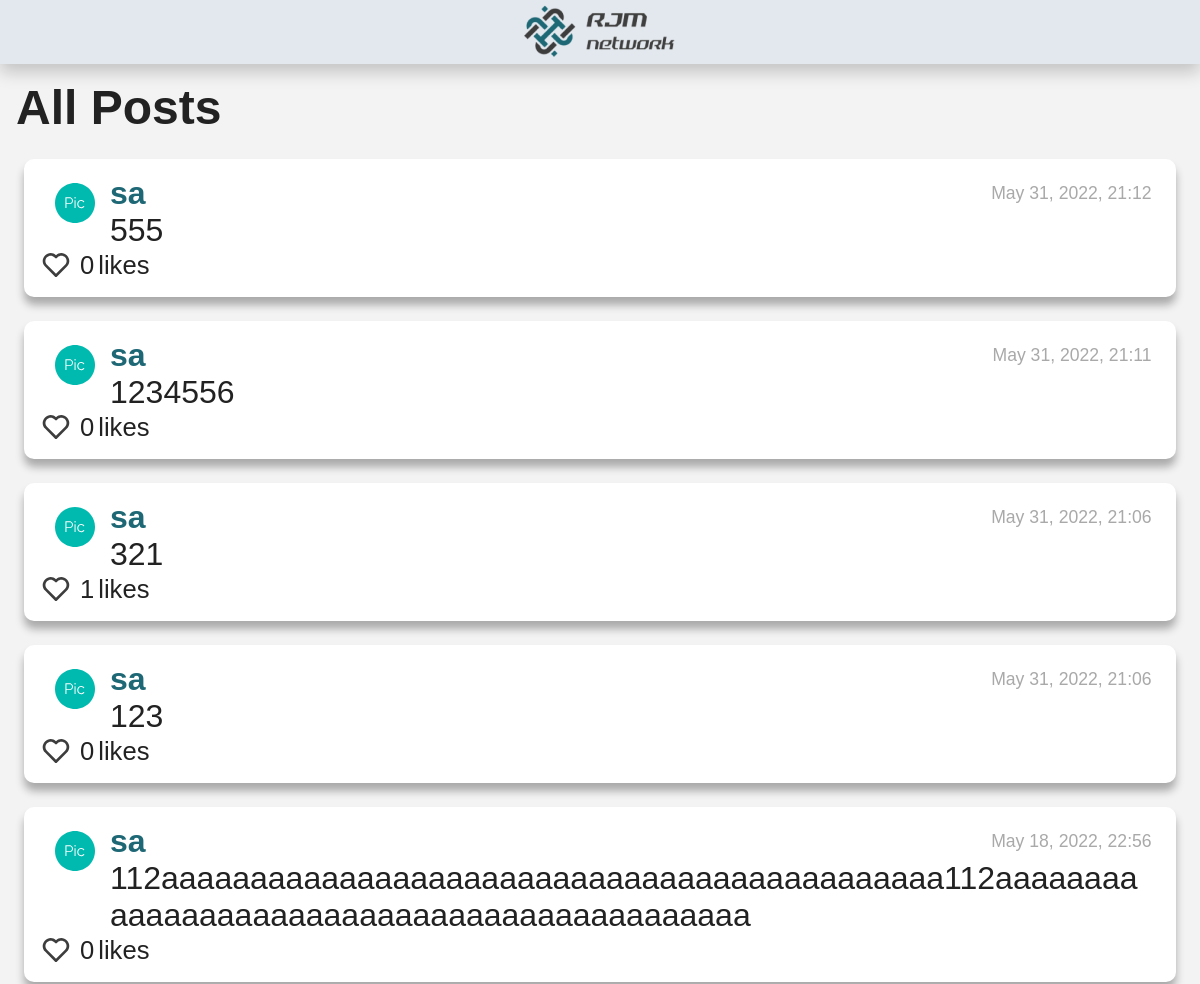
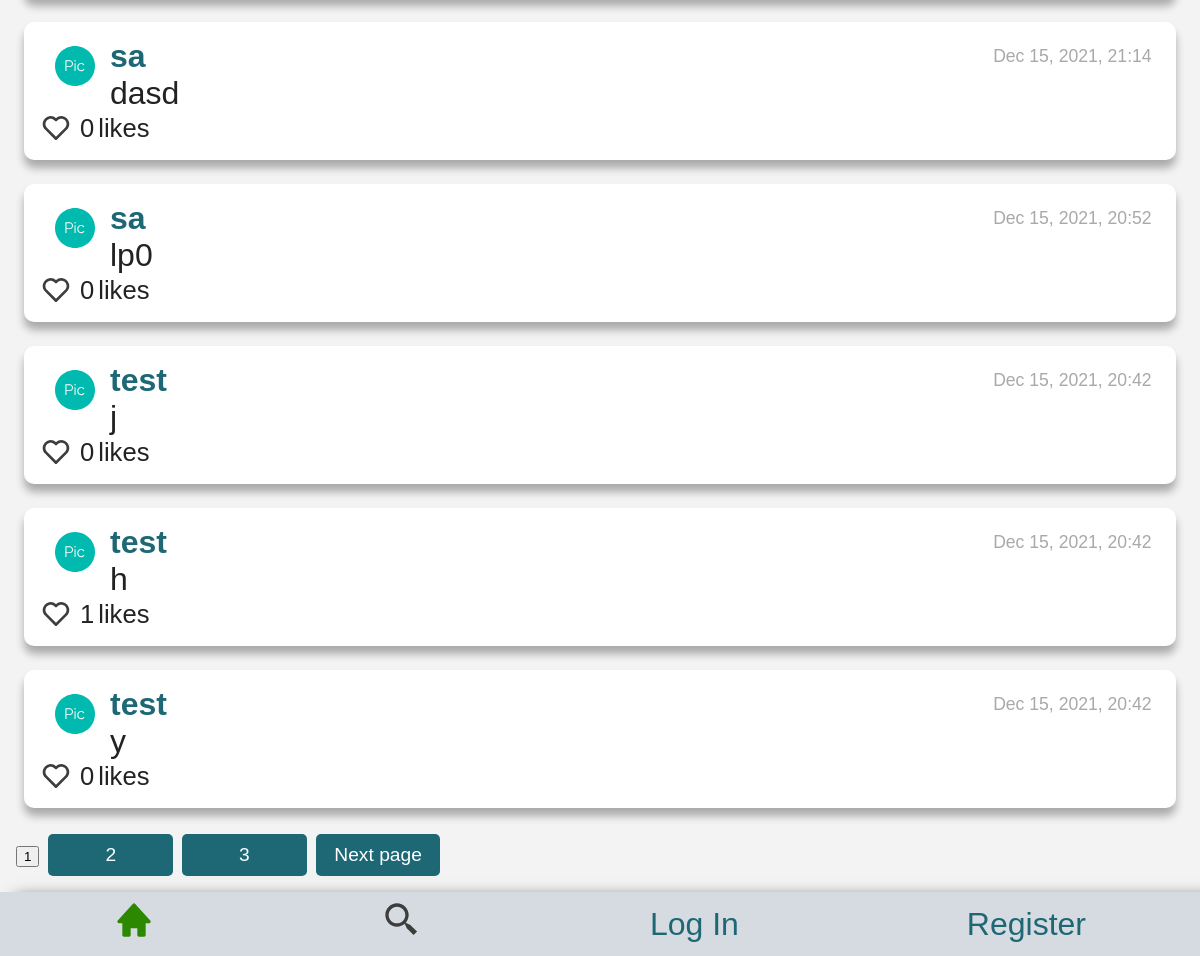
The page / on the database its author committed (2 pictures, top to bottom).
### network/models.py (models this page shows, shortened)
class NewPost(models.Model):
    poster = models.ForeignKey(User, on_delete=models.PROTECT, related_name="posts_posted")
    description = models.TextField(blank=False)
    date_added = models.DateTimeField(auto_now_add=True)

class User(AbstractUser):
    pass

### network/views.py (the view)
# urls.py: path("", views.index, name="index"),
def index(request):
    all_posts = NewPost.objects.select_related('poster')
    total_posts=all_posts.count()
    total_pages=math.ceil(total_posts/10)
    list_total_pages = []
    for i in range(2, total_pages+1):
        list_total_pages.append(i)
    all_posts = all_posts.order_by("-date_added")[:10]
    all_likers = Likers.objects.all()
    for post in all_posts:
        post.date_added = (post.date_added.strftime("%b %d, %Y, %H:%M"))
        post.number_likes=0
        likers = all_likers.filter(post=post.id)
        likers_id = []
        for each_liker in likers:
            post.likers = each_liker.liker.all()
            post.number_likes = each_liker.liker.count()
            for each in each_liker.liker.all():
                likers_id.append(each.id)
            post.likers_id = likers_id
    return render(request, "network/index.html", {
        "all_posts": all_posts,
        "list_total_pages":list_total_pages,
    })

### network/templates/network/index.html (shortened to what this page needs)
{% extends "network/layout.html" %}
{% load static %}
{% block body %}
    <h3> All Posts</h3>
    <div id="all_posts_view">
        <div id="page_0">
            {% if all_posts %}
                {% for post in all_posts %}
                    <div id="posts_style">
                        <div id="posts-flex-order">
                            <div id="posts-flex-order-child1">
                            </div>
                            <div id="posts-flex-order-child2">
                                <div id="posts-first-line">
                                    <a id="profile"  href="profile/{{ post.poster.id }}">{{ post.poster }}</a>
                                    <div id="post-{{post.date_added}}" class="date_post"> {{ post.date_added }}</div>
                                </div>
                                <div id="post-description-{{post.id}}" class="description_post"> {{ post.description }} </div>
                            </div>
                        </div>
                        <div id="like_complete">
                            {% if user.id in post.likers_id %}
                                <button class="yes_button" id="like-btn-{{post.id}}" value="heart_full" onclick="like('{{ post.id }}')">
                                    <svg id="heart-img-{{ post.id }}" alt="jacket" width="40" height="40" viewBox="0 0 40 40" fill="none" xmlns="http://www.w3.org/2000/svg">
                                        <path d="M33.6751 7.9851C32.7561 7.05963 31.6632 6.32493 30.4593 5.82324C29.2555 5.32155 27.9643 5.06277 26.6601 5.06177C24.1931 5.06217 21.8162 5.98889 20 7.65843C18.1841 5.98861 15.8071 5.06185 13.34 5.06177C12.0343 5.06313 10.7417 5.3227 9.53661 5.82555C8.33155 6.3284 7.23783 7.06459 6.31838 7.99177C2.39672 11.9301 2.39838 18.0901 6.32172 22.0118L20 35.6901L33.6784 22.0118C37.6017 18.0901 37.6034 11.9301 33.6751 7.9851Z" fill="#DA2D57"/>
                                    </svg>
                                </button>
                            {% else %}
                                <button class="yes_button" id="like-btn-{{post.id}}" value="heart_empty"  onclick="like('{{ post.id }}')">
                                    <svg id="heart-img-{{ post.id }}" alt="jacket" width="40" height="40" viewBox="0 0 40 40" fill="none" xmlns="http://www.w3.org/2000/svg">
                                        <path d="M20 7.65843C18.1841 5.98861 15.8071 5.06185 13.34 5.06177C12.0343 5.06313 10.7417 5.3227 9.53661 5.82555C8.33155 6.3284 7.23783 7.06459 6.31838 7.99177C2.39672 11.9301 2.39838 18.0901 6.32172 22.0118L18.5417 34.2318C18.825 34.7301 19.3717 35.0518 20 35.0518C20.258 35.0493 20.5119 34.9863 20.7411 34.8679C20.9704 34.7495 21.1686 34.579 21.32 34.3701L33.6784 22.0118C37.6017 18.0884 37.6017 11.9301 33.675 7.9851C32.7561 7.05963 31.6632 6.32493 30.4593 5.82324C29.2555 5.32155 27.9643 5.06277 26.66 5.06177C24.1931 5.06217 21.8162 5.98889 20 7.65843ZM31.3184 10.3418C33.9234 12.9601 33.925 17.0501 31.3217 19.6551L20 30.9768L8.67838 19.6551C6.07505 17.0501 6.07672 12.9601 8.67505 10.3484C9.94172 9.08843 11.5984 8.3951 13.34 8.3951C15.0817 8.3951 16.7317 9.08843 17.9884 10.3451L18.8217 11.1784C18.9764 11.3333 19.16 11.4562 19.3622 11.5401C19.5644 11.6239 19.7812 11.6671 20 11.6671C20.2189 11.6671 20.4357 11.6239 20.6379 11.5401C20.8401 11.4562 21.0237 11.3333 21.1784 11.1784L22.0117 10.3451C24.5317 7.8301 28.8017 7.83677 31.3184 10.3418Z" fill="#3D3D3D"/>
                                    </svg>
                                </button>
                            {% endif %}
                            <div id="like-count-{{post.id}}" class="d-inline-block">{{post.number_likes}}</div> likes
                        </div>
                    </div>
                {% endfor %}
                <div id="id_page_buttons">
                    <button id="selected_button" class="no-button" > 1 </button>
                    {% if list_total_pages %}
                        {% for page in list_total_pages %}
                            <button class="page_button"  id="not_selected_button" onclick="pages('{{user.id}}', 0, '{{page}}'-1)">{{page}}</button>
                        {% endfor %}
                        <button class="page_button" onclick="pages('{{user.id}}', 0, 1)">Next page</button>
                    {% endif %}
                </div>
            {% else %}
                    <li>no post</li>
            {% endif %}
        </div>
    </div>
{% endblock %}

### network/static/network/styles.css (style rules this page uses)
#posts-flex-order { display: flex; flex-direction: row; }
#posts-flex-order-child1 { width: 70px; }
#posts-flex-order-child1 #dropbtn-profile { display: block; margin: auto; margin-top: 8px; }
#posts-flex-order-child2 { width: 93%; display: flex; flex-direction: column; }
#posts-first-line { display: flex; flex-direction: row; align-items: center; justify-content: space-between; }
#profile { font-weight:bold; }
.date_post { font-size: 55%; color:darkgray; }
.description_post { word-wrap: break-word; }
#like_complete { display: flex; flex-direction: row; align-items: center; font-size: 80%; }
.yes_button { all: unset; height: 1rem; margin-right: 8px; cursor: pointer; }
.yes_button svg { width: 1rem; height: 1rem; }
.d-inline-block { margin-right: 4px; }
.page_button { width: 3.9rem; height: 1.3rem; background-color: var(--link-color); color: var(--white-color); margin: 0; font-size: .6rem; border:0; border-radius: 5px; }
:root { --white-color: #ffffff; --black-color: #000000; --white-alpha-color: rgba(255, 255, 255, 0.5); --black-alpha-color: rgba(0, 0, 0, 0.3); --black-alpha-color2: rgba(0, 0, 0, 0.5); --gray-color: #ccc; --gray-dark-color: #555; --gray-light-color: #f3f3f3; --text-color: #222; --gray-blue: #D5DBE1; --gray-blue-2: #E2E8EE; --gray-light-2: #3d509f; --black-logo: #3D3D3D; --pink-color: #DA2D57; --yellow-color: #AAAD00; --blue-color: #0013C2; --green-color: #2B8800; --orange-color: #FF8A00; --pic-user-logued-color: #00BAAF; --link-color: #1E6876; --link-dark-color: #144852; --link-light-color: #2d9cb3; --font: "Ubuntu", sans-serif; --max-width: 1200px; --header-height: 2rem; --search-height: 1.3rem; }
html { box-sizing: border-box; font-family: var(--font); font-size: 2rem; scroll-behavior: smooth; }
*, *::after, *::before { box-sizing: inherit; }
body { margin: 0; overflow-x: hidden; color: var(--text-color); background-color: var(--gray-light-color); }
a { color: var(--link-color); text-decoration: none; transition: all ease-out; }
h3 { margin: 0; font-size: 1.5rem; }
body { margin: var(--header-height) 0; padding: .5rem; }
#posts_style { margin: 24px 8px; padding: 16px; background-color: var(--white-color); border-radius: 10px; box-shadow: 0px 8px 8px 0px rgba(0,0,0,0.3); }
::placeholder { color: var(--gray-color); opacity: 1; }

### rows shown on the page
NewPost: poster "sa", date_added "May 31, 2022, 21:12", description "555", number_likes "0"
NewPost: poster "sa", date_added "May 31, 2022, 21:11", description "1234556", number_likes "0"
NewPost: poster "sa", date_added "May 31, 2022, 21:06", description "321", number_likes "1"
NewPost: poster "sa", date_added "May 31, 2022, 21:06", description "123", number_likes "0"
NewPost: poster "sa", date_added "May 18, 2022, 22:56", description "112aaaaaaaaaaaaaaaaaaaaaaaaaaaaaaaaaaaaaaaaaaaa112aaaaaaaaaaaaaaaaaaaaaaaaaaaaaaaaaaaaaaaaaaaa", number_likes "0"
NewPost: poster "sa", date_added "Dec 15, 2021, 21:14", description "dasd", number_likes "0"
NewPost: poster "sa", date_added "Dec 15, 2021, 20:52", description "lp0", number_likes "0"
NewPost: poster "test", date_added "Dec 15, 2021, 20:42", description "j", number_likes "0"
NewPost: poster "test", date_added "Dec 15, 2021, 20:42", description "h", number_likes "1"
NewPost: poster "test", date_added "Dec 15, 2021, 20:42", description "y", number_likes "0"

### other values the page prints
{{ page }} "2" "3"
